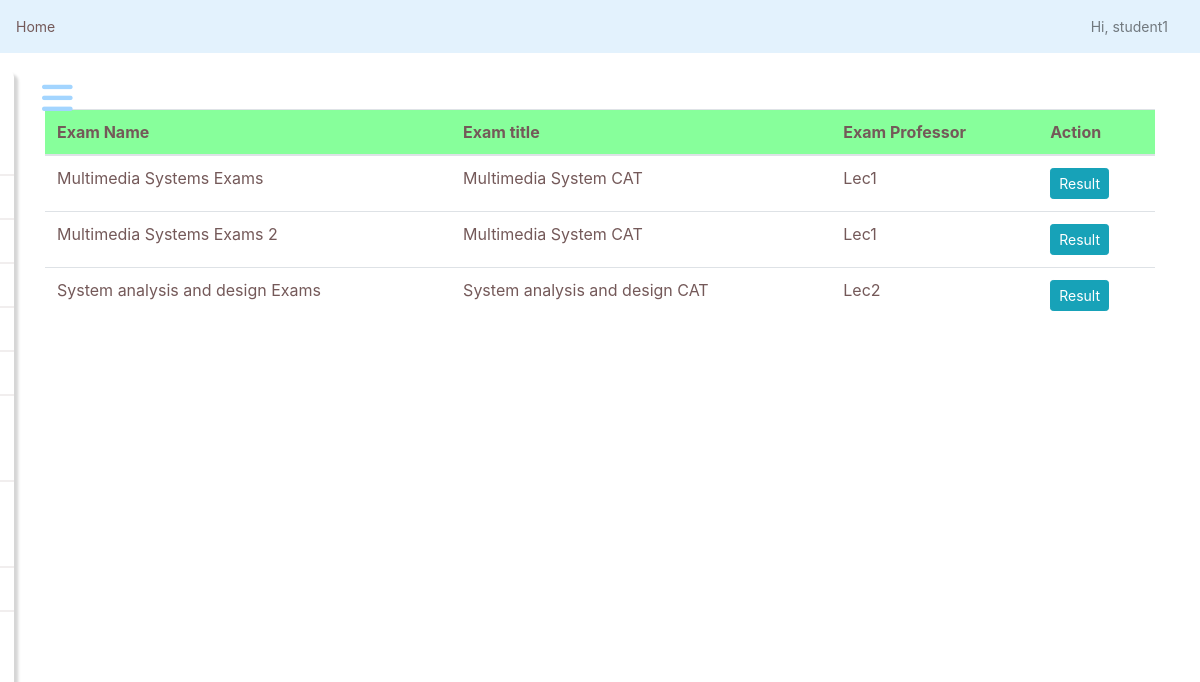
The page /exams/student/previous/ (signed in) on the database its author committed.
### questions/models.py (models this page shows)
class Exam_Model(models.Model):
    professor = models.ForeignKey(User, limit_choices_to={'groups__name': "Professor"}, on_delete=models.CASCADE)
    name = models.CharField(max_length=50)
    total_marks = models.IntegerField()
    question_paper = models.ForeignKey(Question_Paper, on_delete=models.CASCADE, related_name='exams')
    start_time = models.DateTimeField(default=datetime.now())
    end_time = models.DateTimeField(default=datetime.now())
    def __str__(self):
        return self.name

### questions/questionpaper_models.py (models this page shows, shortened)
class Question_Paper(models.Model):
    professor = models.ForeignKey(User, limit_choices_to={'groups__name': "Professor"}, on_delete=models.CASCADE)
    qPaperTitle = models.CharField(max_length=100)
    questions = models.ManyToManyField(Question_DB)

### questions/views.py (the view)
# urls.py: path('student/previous/',views.student_view_previous,name="student-previous"),
@login_required(login_url='login')
def student_view_previous(request):
    exams = Exam_Model.objects.all()
    list_of_completed = []
    list_un = []
    for exam in exams:
        if StuExam_DB.objects.filter(examname=exam.name ,student=request.user).exists():
            if StuExam_DB.objects.get(examname=exam.name,student=request.user).completed == 1:
                list_of_completed.append(exam)
        else:
            list_un.append(exam)
    return render(request,'exam/previousstudent.html',{
        'exams':list_un,
        'completed':list_of_completed
    })

### templates/exam/previousstudent.html (shortened to what this page needs)
{% extends 'base.html' %}
{% block body %}
    <div class="container">
        {% if completed %}
                <table class="table">
                    <thead class="thead" style="color: #745959; background-color: #87ff9b">
                        <tr>
                        <th scope="col">Exam Name</th>
                        <th scope="col">Exam title</th>
                        <th scope="col">Exam Professor</th>
                        <th scope="col">Action</th>
                        </tr>
                    </thead>
            {% for exam in completed %}
                    <tbody>
                        <tr>
                        <td>{{exam.name}}</td>
                        <td>{{exam.question_paper.qPaperTitle}}</td>
                        <td>{{exam.professor}}</td>
                        <td>
                            <a href="{% url 'result' exam.id  %}" class="btn btn-sm btn-info">Result</a>
                        </tr>
                    </tbody>
            {% endfor %}
            </table>
        {% else %}
            <div class="jumbotron col-md-12 text-center bg-success">
                NO EXAMS
            </div>
        {% endif %}
    </div>
{% endblock %}

### templates/base.html (shortened to what this page needs)
{% load static %}
<html lang="en">
<head>
     {% block css_block %}
    <link href="{% static 'css/bootstrap.min.css' %}" rel="stylesheet">
    <link href="{% static 'css/main.css' %}" rel="stylesheet">
    <link href="{% static 'css/dashboard.css' %}" rel="stylesheet">
     {% endblock %}
</head>
<body>
    <nav class="navbar navbar-light" style="background-color: #e3f2fd;">
      <a href="{% url 'index' %}" style="color:#745959" >Home</a>
      <ul class="navbar-nav px-3" style="display:flex;flex-direction:row;align-items:center">
        <li class="nav-item text-nowrap">
          <a class="nav-link" href="{% url 'email-student-pref' %}">Hi, {{request.user.username}}</a>
        </li>
      </ul>
    </nav>
    {% include 'partials/_sidebar.html' %}
      {% block body %}
      {% endblock %}
</body>
</html>

### examProject/static/css/dashboard.css (style rules this page uses)
body { font-size: .875rem; }

### templates/base.html (style rules this page uses)
* { color: #745959; }

### templates/partials/_sidebar.html (style rules this page uses)
* { margin: 0; padding: 0; list-style: none; text-decoration: none; }

### rows shown on the page
Exam_Model: name "Multimedia Systems Exams", question_paper.qPaperTitle "Multimedia System CAT", professor "Lec1"
Exam_Model: name "Multimedia Systems Exams 2", question_paper.qPaperTitle "Multimedia System CAT", professor "Lec1"
Exam_Model: name "System analysis and design Exams", question_paper.qPaperTitle "System analysis and design CAT", professor "Lec2"

### other values the page prints
{{ request.user.username }} "student1"
